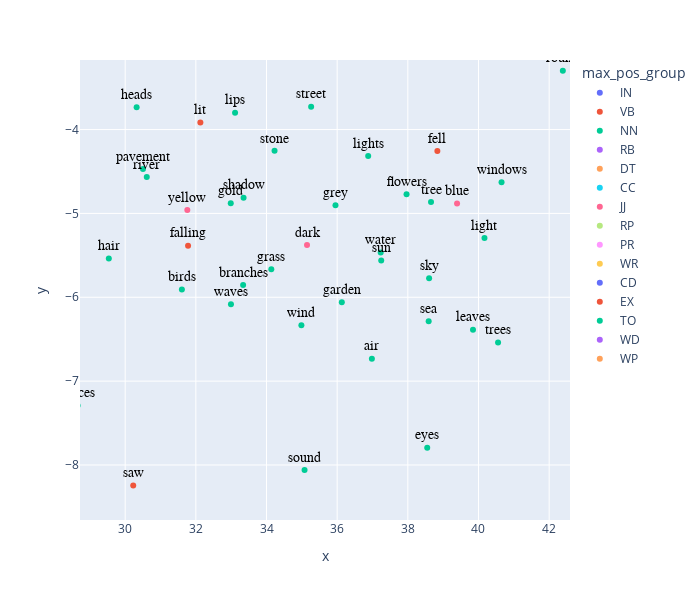

Notebook source saved alongside this figure:
### Code cell
# add coordinates to VOCAB table
X = TSNE.join(VOCAB, how='left')

# plot
px.scatter(X.reset_index(), 'x', 'y', 
        text='term_str', 
        color='max_pos_group', 
        hover_name='term_str',          
        height=600,
        width=700)\
    .update_traces(
        mode='markers+text', 
        textfont=dict(color='black', size=14, family='Arial'),
        textposition='top center')

### Figure 1 — Plotly figure (JSON) as saved in the notebook; plotly's stock layout.template omitted (floating-point values rounded to 4 significant figures; data arrays with more than 128 entries replaced by an {"elided": "..."} marker saying what was removed)
{"data": [{"hovertemplate": "<b>%{hovertext}</b><br><br>max_pos_group=IN<br>x=%{x}<br>y=%{y}<br>term_str=%{text}<extra></extra>", "hovertext": ["about", "before", "for", "if", "in", "like", "on", "that"], "legendgroup": "IN", "marker": {"color": "#636efa", "symbol": "circle"}, "mode": "markers+text", "name": "IN", "orientation": "v", "showlegend": true, "text": ["about", "before", "for", "if", "in", "like", "on", "that"], "textfont": {"color": "black", "family": "Arial", "size": 14}, "textposition": "top center", "type": "scatter", "x": [-5.249, -15.75, -25.18, -26.06, 6.626, -37.14, 7.832, -37.67], "xaxis": "x", "y": [5.374, 9.021, -0.166, -0.6604, 4.16, -3.752, 4.332, 0.3841], "yaxis": "y"}, {"hovertemplate": "<b>%{hovertext}</b><br><br>max_pos_group=VB<br>x=%{x}<br>y=%{y}<br>term_str=%{text}<extra></extra>", "hovertext": {"elided": "270 str values"}, "legendgroup": "VB", "marker": {"color": "#EF553B", "symbol": "circle"}, "mode": "markers+text", "name": "VB", "orientation": "v", "showlegend": true, "text": {"elided": "270 str values"}, "textfont": {"color": "black", "family": "Arial", "size": 14}, "textposition": "top center", "type": "scatter", "x": {"elided": "270 float values"}, "xaxis": "x", "y": {"elided": "270 float values"}, "yaxis": "y"}, {"hovertemplate": "<b>%{hovertext}</b><br><br>max_pos_group=NN<br>x=%{x}<br>y=%{y}<br>term_str=%{text}<extra></extra>", "hovertext": {"elided": "363 str values"}, "legendgroup": "NN", "marker": {"color": "#00cc96", "symbol": "circle"}, "mode": "markers+text", "name": "NN", "orientation": "v", "showlegend": true, "text": {"elided": "363 str values"}, "textfont": {"color": "black", "family": "Arial", "size": 14}, "textposition": "top center", "type": "scatter", "x": {"elided": "363 float values"}, "xaxis": "x", "y": {"elided": "363 float values"}, "yaxis": "y"}, {"hovertemplate": "<b>%{hovertext}</b><br><br>max_pos_group=RB<br>x=%{x}<br>y=%{y}<br>term_str=%{text}<extra></extra>", "hovertext": ["again", "alone", "away", "back", "enough", "ever", "here", "indeed", "more", "not", "now", "once", "perhaps", "so", "still", "then", "together", "too", "well", "yet"], "legendgroup": "RB", "marker": {"color": "#ab63fa", "symbol": "circle"}, "mode": "markers+text", "name": "RB", "orientation": "v", "showlegend": true, "text": ["again", "alone", "away", "back", "enough", "ever", "here", "indeed", "more", "not", "now", "once", "perhaps", "so", "still", "then", "together", "too", "well", "yet"], "textfont": {"color": "black", "family": "Arial", "size": 14}, "textposition": "top center", "type": "scatter", "x": [14.73, 4.732, 12.06, 38.63, -18.46, -3.734, -24.06, -20.07, -27.67, -23.35, -29.44, -8.191, -25.98, -29.68, -5.302, -22.44, 17.46, -16.85, -35.83, -18.94], "xaxis": "x", "y": [2.416, 3.279, 0.1545, 0.8872, -0.2067, 0.03157, -5.715, 2.773, -3.177, -4.235, -4.512, 4.935, 3.451, -1.685, 6.679, -5.516, -3.923, 2.965, -3.234, 0.3243], "yaxis": "y"}, {"hovertemplate": "<b>%{hovertext}</b><br><br>max_pos_group=DT<br>x=%{x}<br>y=%{y}<br>term_str=%{text}<extra></extra>", "hovertext": ["all", "another", "no", "the", "this"], "legendgroup": "DT", "marker": {"color": "#FFA15A", "symbol": "circle"}, "mode": "markers+text", "name": "DT", "orientation": "v", "showlegend": true, "text": ["all", "another", "no", "the", "this"], "textfont": {"color": "black", "family": "Arial", "size": 14}, "textposition": "top center", "type": "scatter", "x": [-33.51, -1.984, -36.68, -5.149, -33.76], "xaxis": "x", "y": [2.304, 3.473, -4.145, 3.622, 1.457], "yaxis": "y"}, {"hovertemplate": "<b>%{hovertext}</b><br><br>max_pos_group=CC<br>x=%{x}<br>y=%{y}<br>term_str=%{text}<extra></extra>", "hovertext": ["and", "but"], "legendgroup": "CC", "marker": {"color": "#19d3f3", "symbol": "circle"}, "mode": "markers+text", "name": "CC", "orientation": "v", "showlegend": true, "text": ["and", "but"], "textfont": {"color": "black", "family": "Arial", "size": 14}, "textposition": "top center", "type": "scatter", "x": [-21.73, -40.43], "xaxis": "x", "y": [-6.217, -1.17], "yaxis": "y"}, {"hovertemplate": "<b>%{hovertext}</b><br><br>max_pos_group=JJ<br>x=%{x}<br>y=%{y}<br>term_str=%{text}<extra></extra>", "hovertext": ["blue", "dark", "dead", "dear", "good", "last", "ones", "open", "other", "own", "past", "red", "silent", "whole", "yellow"], "legendgroup": "JJ", "marker": {"color": "#FF6692", "symbol": "circle"}, "mode": "markers+text", "name": "JJ", "orientation": "v", "showlegend": true, "text": ["blue", "dark", "dead", "dear", "good", "last", "ones", "open", "other", "own", "past", "red", "silent", "whole", "yellow"], "textfont": {"color": "black", "family": "Arial", "size": 14}, "textposition": "top center", "type": "scatter", "x": [39.39, 35.15, -7.912, -28.48, -19.03, -8.089, -22.17, 36.81, -7.285, -14.2, -1.13, 25.17, 28.77, -18.1, 31.76], "xaxis": "x", "y": [-4.883, -5.377, 2.761, -4.111, -2.838, 5.536, -0.4478, 4.117, 8.389, 3.218, 2.643, -4.812, -2.969, 1.241, -4.959], "yaxis": "y"}, {"hovertemplate": "<b>%{hovertext}</b><br><br>max_pos_group=RP<br>x=%{x}<br>y=%{y}<br>term_str=%{text}<extra></extra>", "hovertext": ["down", "off", "out", "up"], "legendgroup": "RP", "marker": {"color": "#B6E880", "symbol": "circle"}, "mode": "markers+text", "name": "RP", "orientation": "v", "showlegend": true, "text": ["down", "off", "out", "up"], "textfont": {"color": "black", "family": "Arial", "size": 14}, "textposition": "top center", "type": "scatter", "x": [37.5, 9.076, 29.12, 6.844], "xaxis": "x", "y": [0.2415, 2.753, 1.211, 2.1], "yaxis": "y"}, {"hovertemplate": "<b>%{hovertext}</b><br><br>max_pos_group=PR<br>x=%{x}<br>y=%{y}<br>term_str=%{text}<extra></extra>", "hovertext": ["he", "her", "herself", "him", "himself", "i", "it", "its", "itself", "me", "myself", "she", "them", "themselves", "they", "us", "we", "you"], "legendgroup": "PR", "marker": {"color": "#FF97FF", "symbol": "circle"}, "mode": "markers+text", "name": "PR", "orientation": "v", "showlegend": true, "text": ["he", "her", "herself", "him", "himself", "i", "it", "its", "itself", "me", "myself", "she", "them", "themselves", "they", "us", "we", "you"], "textfont": {"color": "black", "family": "Arial", "size": 14}, "textposition": "top center", "type": "scatter", "x": [-21.33, -12.28, -20.52, -12.33, -20.62, -42.83, -30.82, -38.65, 7.842, -39.26, -31.44, -20.89, 11.19, -5.011, -26.22, -26.07, -32.11, -42.24], "xaxis": "x", "y": [4.74, -5.028, 8.211, -5.025, 7.899, -1.231, 3.865, -2.014, -3.494, -3.315, -2.136, 4.68, 2.092, 6.473, -4.505, -4.047, -3.005, -1.636], "yaxis": "y"}, {"hovertemplate": "<b>%{hovertext}</b><br><br>max_pos_group=WR<br>x=%{x}<br>y=%{y}<br>term_str=%{text}<extra></extra>", "hovertext": ["how", "when", "why"], "legendgroup": "WR", "marker": {"color": "#FECB52", "symbol": "circle"}, "mode": "markers+text", "name": "WR", "orientation": "v", "showlegend": true, "text": ["how", "when", "why"], "textfont": {"color": "black", "family": "Arial", "size": 14}, "textposition": "top center", "type": "scatter", "x": [-28.76, -6.149, -36.12], "xaxis": "x", "y": [-3.509, 2.43, -1.876], "yaxis": "y"}, {"hovertemplate": "<b>%{hovertext}</b><br><br>max_pos_group=CD<br>x=%{x}<br>y=%{y}<br>term_str=%{text}<extra></extra>", "hovertext": ["one", "two"], "legendgroup": "CD", "marker": {"color": "#636efa", "symbol": "circle"}, "mode": "markers+text", "name": "CD", "orientation": "v", "showlegend": true, "text": ["one", "two"], "textfont": {"color": "black", "family": "Arial", "size": 14}, "textposition": "top center", "type": "scatter", "x": [-30.87, -4.746], "xaxis": "x", "y": [4.546, 1.658], "yaxis": "y"}, {"hovertemplate": "<b>%{hovertext}</b><br><br>max_pos_group=EX<br>x=%{x}<br>y=%{y}<br>term_str=%{text}<extra></extra>", "hovertext": ["there"], "legendgroup": "EX", "marker": {"color": "#EF553B", "symbol": "circle"}, "mode": "markers+text", "name": "EX", "orientation": "v", "showlegend": true, "text": ["there"], "textfont": {"color": "black", "family": "Arial", "size": 14}, "textposition": "top center", "type": "scatter", "x": [34.48], "xaxis": "x", "y": [-2.007], "yaxis": "y"}, {"hovertemplate": "<b>%{hovertext}</b><br><br>max_pos_group=TO<br>x=%{x}<br>y=%{y}<br>term_str=%{text}<extra></extra>", "hovertext": ["to"], "legendgroup": "TO", "marker": {"color": "#00cc96", "symbol": "circle"}, "mode": "markers+text", "name": "TO", "orientation": "v", "showlegend": true, "text": ["to"], "textfont": {"color": "black", "family": "Arial", "size": 14}, "textposition": "top center", "type": "scatter", "x": [-25.59], "xaxis": "x", "y": [-2.25], "yaxis": "y"}, {"hovertemplate": "<b>%{hovertext}</b><br><br>max_pos_group=WD<br>x=%{x}<br>y=%{y}<br>term_str=%{text}<extra></extra>", "hovertext": ["which"], "legendgroup": "WD", "marker": {"color": "#ab63fa", "symbol": "circle"}, "mode": "markers+text", "name": "WD", "orientation": "v", "showlegend": true, "text": ["which"], "textfont": {"color": "black", "family": "Arial", "size": 14}, "textposition": "top center", "type": "scatter", "x": [-2.698], "xaxis": "x", "y": [-1.7], "yaxis": "y"}, {"hovertemplate": "<b>%{hovertext}</b><br><br>max_pos_group=WP<br>x=%{x}<br>y=%{y}<br>term_str=%{text}<extra></extra>", "hovertext": ["who"], "legendgroup": "WP", "marker": {"color": "#FFA15A", "symbol": "circle"}, "mode": "markers+text", "name": "WP", "orientation": "v", "showlegend": true, "text": ["who"], "textfont": {"color": "black", "family": "Arial", "size": 14}, "textposition": "top center", "type": "scatter", "x": [-6.315], "xaxis": "x", "y": [3.639], "yaxis": "y"}], "layout": {"dragmode": "pan", "height": 600, "legend": {"title": {"text": "max_pos_group"}, "tracegroupgap": 0}, "margin": {"t": 60}, "width": 700, "xaxis": {"anchor": "y", "autorange": false, "domain": [0, 1], "range": [28.72, 42.59], "title": {"text": "x"}, "type": "linear"}, "yaxis": {"anchor": "x", "autorange": false, "domain": [0, 1], "range": [-8.656, -3.171], "title": {"text": "y"}, "type": "linear"}}}
